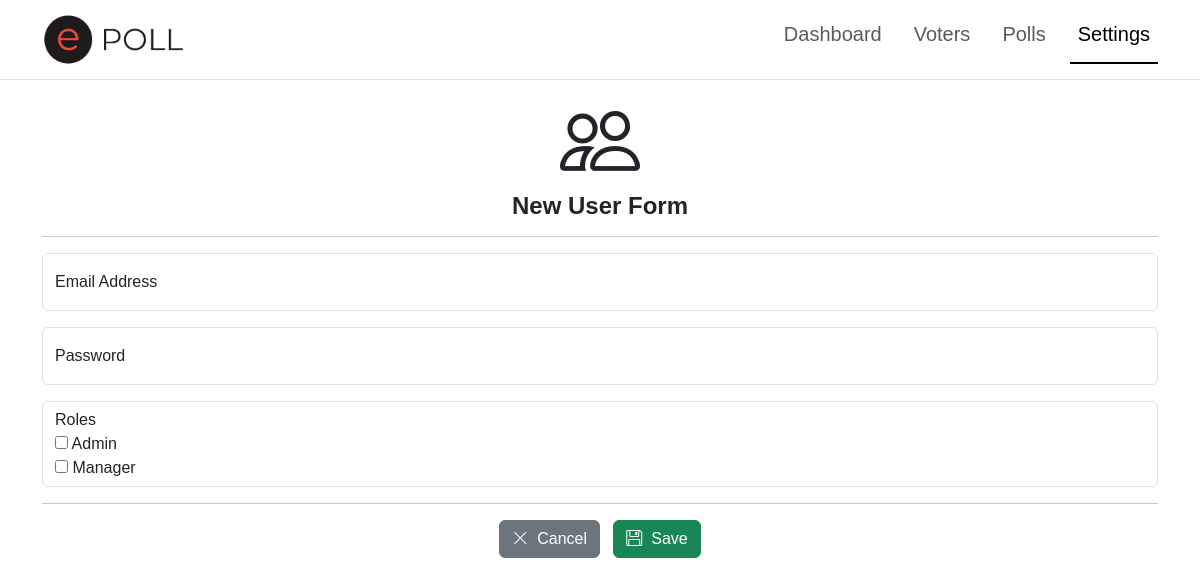
The app's page /settings/new_user/, older data.
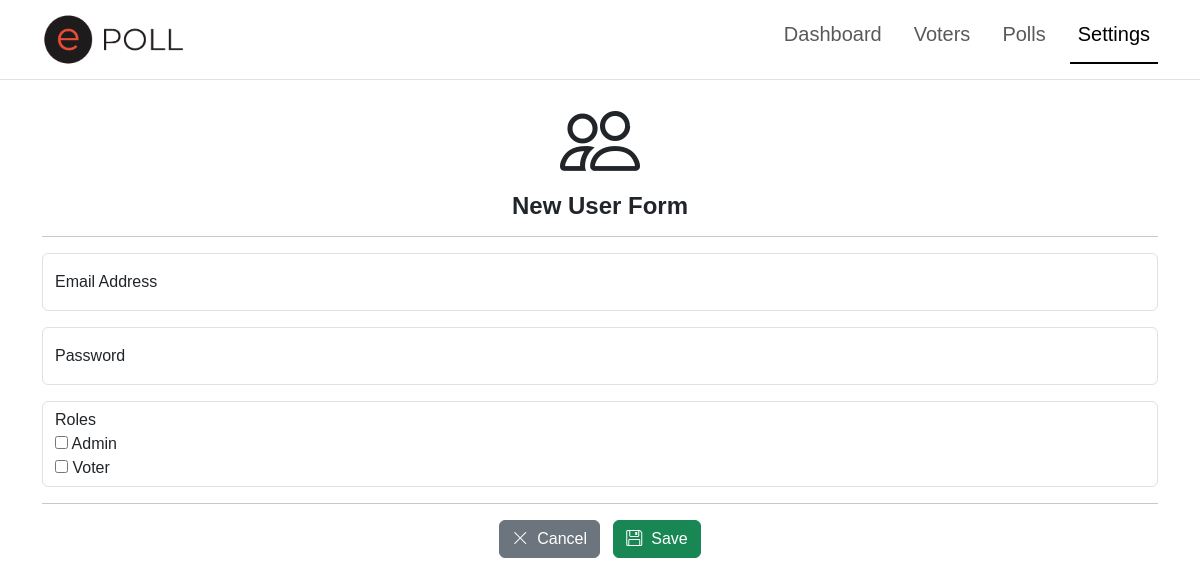
The same page, newer data.
### app/models.py (models this page shows, shortened)
class Role(RoleMixin, db.Model):
    __tablename__ = "roles"
    id = db.Column(db.String(36), primary_key=True, default=generate_uuid)
    name = db.Column(db.String(20), nullable=False, unique=True)
    description = db.Column(db.String(120))
    created_at = db.Column(db.DateTime, nullable=False, default=datetime.now())
    updated_at = db.Column(db.DateTime(timezone=True), onupdate=db.func.now())
    permissions = db.relationship('Permission', secondary='role_permissions', back_populates='roles')
    users = db.relationship('User', secondary='user_roles', back_populates='roles')

### app/settings.py (the view, shortened to what this page needs)
@sbp.route('/new_user/', methods=['GET', 'POST'])
def new_user():
    form = UserForm()
    form.roles.choices = [(r.id, r.name) for r in Role.query.filter(Role.name != 'Super').all()]
    return render_template('admin/settings/user/create.html', title='New User', form=form, SETTINGS=True)

### app/forms.py
class UserForm(FlaskForm):
    email = StringField("Email Address", validators=[DataRequired(), Length(max=50)],
                       render_kw={"placeholder":"Email", "type":"email", "class":"form-control", "required":"required"})
    password = StringField("Password", validators=[DataRequired()],
                       render_kw={"placeholder":"Password", "type":"password", "class":"form-control", "required":"required"})
    roles = SelectMultipleField('Roles', coerce=str,
                                    option_widget=CheckboxInput(),
                                    widget=ListWidget(prefix_label=False))

### app/templates/admin/settings/user/create.html (shortened to what this page needs)
{% extends "shared/adminlayout.html" %}
{% block content %}
<div class="container mt-3">
    <div class="text-center">
        <i class="bi bi-people display-1"></i>
        <h4><strong>{{title}} Form</strong></h4>
    </div>
    <hr>
    <form method="POST">
        <div class="form-floating mb-3">
            {{ form.email }}
            {{ form.email.label }}
        </div>
        <div class="form-floating mb-3">
            {{ form.password }}
            {{ form.password.label }}
        </div>
        <div class="form-control">
            {{form.roles.label}}
            {% for subfield in form.roles %}
            <div>
                {{ subfield }} {{ subfield.label.text }}
            </div>
            {% endfor %}
        </div>
        <hr>
        <div class="text-center mb-3">
            <div class="col">
                <a href="{{ url_for('settings.users') }}" class="btn btn-secondary"><i class="bi bi-x-lg"></i>&nbsp; Cancel</a> &nbsp;
                <button type="submit" class="btn btn-success"><i class="bi bi-floppy"></i>&nbsp; Save</button>
            </div>
        </div>
    </form>
</div>
{% endblock %}

Row changes from the older to the newer data that the page shows:
removed Role: label.text "Manager"
added Role: label.text "Voter"
